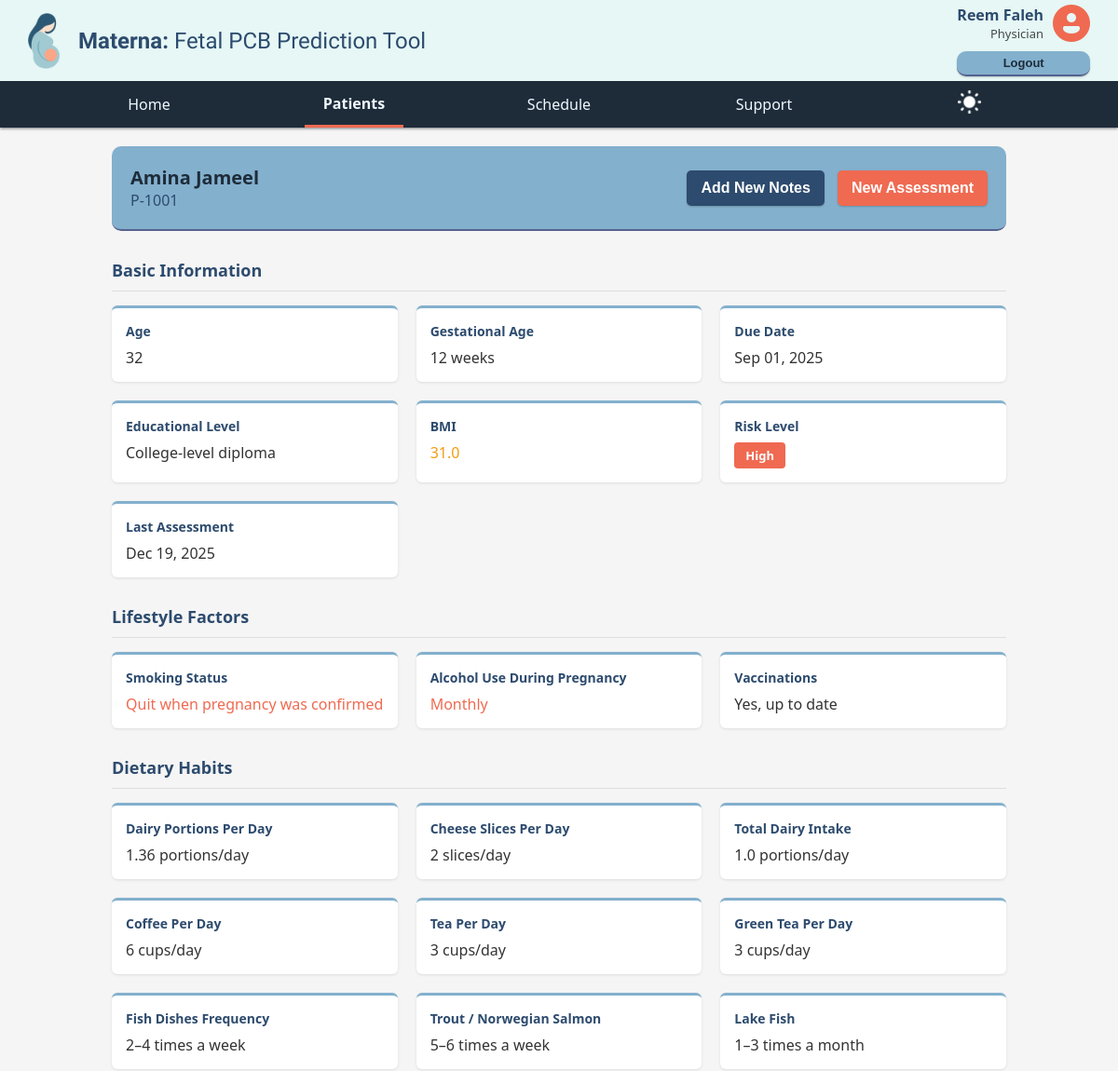
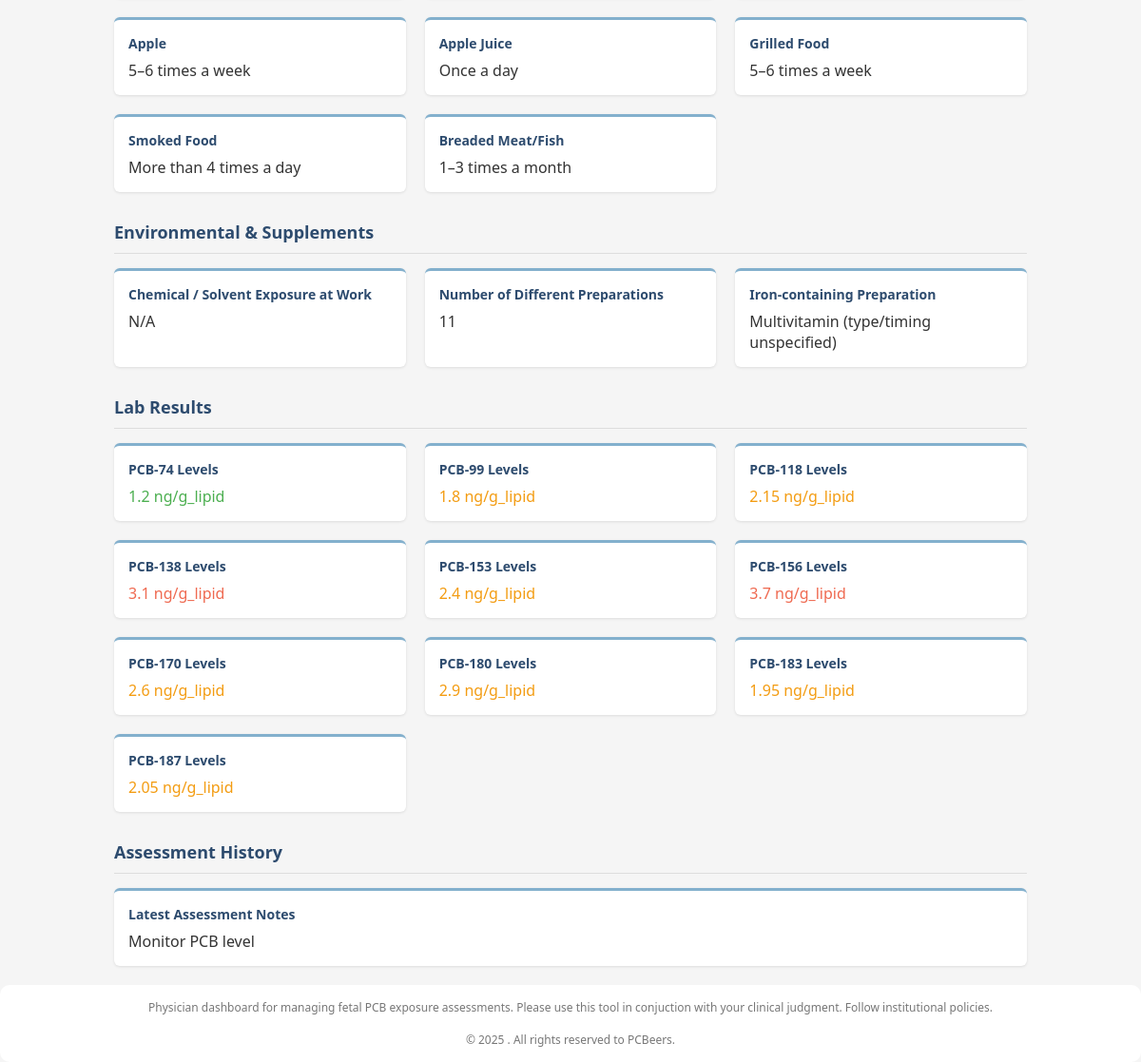
The app's page /patients/patient_profile/1001 (signed in) with its own data (2 pictures, top to bottom).
### models.py (models this page shows)
class Patient(SQLModel, table=True):
    id: Optional[int] = Field(default=None, primary_key=True)
    name: str
    bdate: date
    age: Optional[int] = None
    gestational_age: Optional[int] = None
    due_date: Optional[date] = None
    risk: Optional[str] = None  # e.g. 'low', 'medium', 'high'
    data_consent: bool = Field(default=False)
    is_complete: bool = Field(default=False)
    notes: Optional[str] = None
    docs: Optional[str] = None  # Could be file path or JSON metadata
    physician_id: Optional[int] = Field(default=None, foreign_key="account.id")
    physician: Optional[Account] = Relationship(back_populates="patients")
    appointments: List["Appointment"] = Relationship(back_populates="patient")
    lab_tests: List["LabTest"] = Relationship(back_populates="patient")
    model_features: List["ModelFeatures"] = Relationship(
        back_populates="patient")

### main.py (the view)
@app.get("/patients/patient_profile/{patient_id}")
def physician_patient_profile(request: Request, patient_id: int, session: Session = Depends(get_session)):
    user_data = request.session.get("user")
    data = user_data.copy()
    role = data.get("role")
    if role == "physician":
        data |= dbf.get_physician_patient_profile(session, patient_id)
        return templates.TemplateResponse(f"{role}/patient_profile.html", {"request": request, "data": data})

### templates/physician/patient_profile.html (shortened to what this page needs)
{% extends "layouts/main_layout.html" %}
{% block content %}
<div class="Controls">
    <div>
        <div class="patient-name">{{ data.patient_name }}</div>
        <div class="patient-id">{{ data.patient_id }}</div>
    </div>
    <div>
        <button class="button-secondary" onclick="addNotes()">Add New Notes</button>
        <button class="button-primary" onclick="location.href=location.href + '/assessment';">New
            Assessment</button>
    </div>
</div>
<div class="section-title">Basic Information</div>
<div class="info-grid">
    {% for info in data.personal_info %}
    <div class="info-card">
        <div class="card-title">{{ info.label }}</div>
        <div class="card-value {{ info.value_class|default('') }}">
            {% if info.badge_class %}
            <span class="risk-badge {{ info.badge_class }}">{{ info.value }}</span>
            {% else %}
            {{ info.value }}
            {% endif %}
        </div>
    </div>
    {% endfor %}
</div>
<div class="section-title">Lifestyle Factors</div>
<div class="info-grid">
    {% for info in data.lifestyle_info %}
    <div class="info-card">
        <div class="card-title">{{ info.label }}</div>
        <div class="card-value {{ info.value_class|default('') }}">{{ info.value }}</div>
    </div>
    {% endfor %}
</div>
<div class="section-title">Dietary Habits</div>
<div class="info-grid">
    {% for info in data.diet_info %}
    <div class="info-card">
        <div class="card-title">{{ info.label }}</div>
        <div class="card-value {{ info.value_class|default('') }}">{{ info.value }}</div>
    </div>
    {% endfor %}
</div>
<div class="section-title">Environmental & Supplements</div>
<div class="info-grid">
    {% for info in data.environmental_info %}
    <div class="info-card">
        <div class="card-title">{{ info.label }}</div>
        <div class="card-value {{ info.value_class|default('') }}">{{ info.value }}</div>
    </div>
    {% endfor %}
</div>
<div class="section-title">Lab Results</div>
<div class="info-grid">
    {% if data.lab_results %}
    {% for result in data.lab_results %}
    <div class="info-card">
        <div class="card-title">{{ result.label }}</div>
        <div class="card-value {{ result.value_class|default('') }}">{{ result.value }}</div>
    </div>
    {% endfor %}
    {% else %}
    No Results available yet.
    </br>
    <button class="button-secondary" onclick="requestLabTest()">Request
        Lab Test</button>
    {% endif %}
</div>
<div class="section-title">Assessment History</div>
<div class="info-card">
    <div class="card-title">Latest Assessment Notes</div>
    <div class="card-value" id="assessment_notes">
        {{ data.assessment_notes }}
    </div>
</div>
{% endblock %}

### static/styles/background.css (style rules this page uses)
:root { --dark-blue: #2d4b6e; --light-blue: #83b0cd; --mint: #e6f7f5; --coral: #ef6a51; --navy: #1e2c3a; --whtish: #f5f5f5; }
body { margin: 0; background-color: var(--whtish); color: rgb(51, 51, 51); font-family: 'Segoe UI', Tahoma, Geneva, Verdana, sans-serif; }
.Controls { display: flex; flex-wrap: wrap; justify-content: space-between; align-items: center; margin: 20px 0px; padding: 20px; background-color: var(--light-blue); color: var(--navy); border-radius: 10px; border-bottom: 2px solid rgb(85, 98, 143); }
button { padding: 10px 15px; color: white; font-size: medium; font-weight: 550; border: none; border-radius: 5px; box-shadow: 0px 1px 2px rgba(0, 0, 0, 0.2); cursor: pointer; }
.Controls button { padding: 10px 15px; color: white; font-size: medium; font-weight: 550; border: none; border-radius: 5px; box-shadow: 0px 1px 2px rgb(0, 0, 0, 0.2); cursor: pointer; }
.button-primary { background-color: var(--coral); }
.button-secondary { background-color: var(--dark-blue); margin-right: 10px; }
.info-grid { display: grid; grid-template-columns: repeat(3, 1fr); gap: 20px; margin-bottom: 30px; }
.info-card { background-color: white; border-radius: 6px; padding: 15px; box-shadow: 0 1px 3px rgba(0, 0, 0, 0.1); border-top: 3px solid var(--light-blue); }
.card-title { font-weight: bold; color: var(--dark-blue); font-size: 14px; margin-bottom: 8px; }
.card-value { font-size: 16px; font-weight: 500; }
.section-title { font-size: 18px; font-weight: bold; margin: 30px 0 15px 0; color: var(--dark-blue); border-bottom: 1px solid #ddd; padding-bottom: 10px; }
.risk-badge { padding: 5px 12px; font-size: 13px; }
.risk-badge, .status-badge { display: inline-block; border-radius: 4px; color: white; font-weight: bold; }
.risk-high, .status-critical, .status-incomplete { background-color: var(--coral); }
.status-1, .bmi-normal { color: #4caf50; }
.status-2, .bmi-warning { color: #f39c12; }
.status-3, .bmi-alert { color: var(--coral); }

### templates/physician/patient_profile.html (style rules this page uses)
.patient-name { font-size: 20px; font-weight: bold; }
.patient-id { color: var(--dark-blue); }

### records on screen
Patient: patient_name "Amina Jameel", patient_id "P-1001", assessment_notes "Monitor PCB level"

### other values on screen
{{ data.first_name }} "Reem"
{{ data.last_name }} "Faleh"
{{ data.job }} "Physician"
{{ label }} "Home Patients Schedule Support"
{{ info.label }} "Age" "Gestational Age" "Due Date" "Educational Level" "BMI" "Risk Level" "Last Assessment"
{{ info.value }} "32" "12 weeks" "Sep 01, 2025" "College-level diploma" "31.0" "Dec 19, 2025"
{{ info.value }} "High"
{{ info.label }} "Smoking Status" "Alcohol Use During Pregnancy" "Vaccinations"
{{ info.value }} "Quit when pregnancy was confirmed" "Monthly" "Yes, up to date"
{{ info.label }} "Dairy Portions Per Day" "Cheese Slices Per Day" "Total Dairy Intake" "Coffee Per Day" "Tea Per Day" "Green Tea Per Day" "Fish Dishes Frequency" "Trout / Norwegian Salmon" "Lake Fish" "Apple" "Apple Juice" "Grilled Food" "Smoked Food" "Breaded Meat/Fish"
{{ info.value }} "1.36 portions/day" "2 slices/day" "1.0 portions/day" "6 cups/day" "3 cups/day" "3 cups/day" "2–4 times a week" "5–6 times a week" "1–3 times a month" "5–6 times a week" "Once a day" "5–6 times a week" "More than 4 times a day" "1–3 times a month"
{{ info.label }} "Chemical / Solvent Exposure at Work" "Number of Different Preparations" "Iron-containing Preparation"
{{ info.value }} "N/A" "11" "Multivitamin (type/timing unspecified)"
{{ result.label }} "PCB-74 Levels" "PCB-99 Levels" "PCB-118 Levels" "PCB-138 Levels" "PCB-153 Levels" "PCB-156 Levels" "PCB-170 Levels" "PCB-180 Levels" "PCB-183 Levels" "PCB-187 Levels"
{{ result.value }} "1.2 ng/g_lipid" "1.8 ng/g_lipid" "2.15 ng/g_lipid" "3.1 ng/g_lipid" "2.4 ng/g_lipid" "3.7 ng/g_lipid" "2.6 ng/g_lipid" "2.9 ng/g_lipid" "1.95 ng/g_lipid" "2.05 ng/g_lipid"
